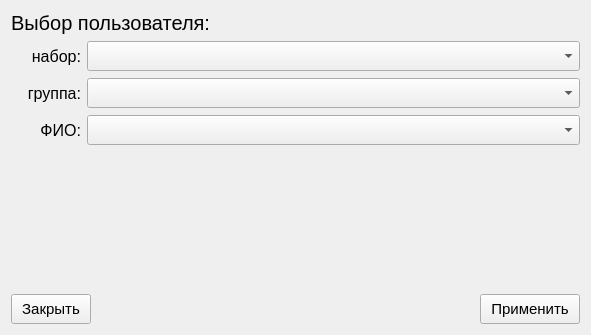
<?xml version="1.0" encoding="UTF-8"?>
<ui version="4.0">
 <class>setUserForm</class>
 <widget class="QWidget" name="setUserForm">
  <property name="geometry">
   <rect>
    <x>0</x>
    <y>0</y>
    <width>591</width>
    <height>335</height>
   </rect>
  </property>
  <property name="windowTitle">
   <string>Form</string>
  </property>
  <layout class="QHBoxLayout" name="horizontalLayout_6">
   <item>
    <layout class="QVBoxLayout" name="verticalLayout">
     <item>
      <widget class="QLabel" name="label">
       <property name="font">
        <font>
         <pointsize>15</pointsize>
        </font>
       </property>
       <property name="text">
        <string>Выбор пользователя:</string>
       </property>
      </widget>
     </item>
     <item>
      <layout class="QHBoxLayout" name="horizontalLayout_2">
       <item>
        <widget class="QLabel" name="typeGroupLabel_2">
         <property name="maximumSize">
          <size>
           <width>70</width>
           <height>16777215</height>
          </size>
         </property>
         <property name="font">
          <font>
           <pointsize>12</pointsize>
          </font>
         </property>
         <property name="text">
          <string>набор:</string>
         </property>
         <property name="alignment">
          <set>Qt::AlignRight|Qt::AlignTrailing|Qt::AlignVCenter</set>
         </property>
        </widget>
       </item>
       <item>
        <widget class="QComboBox" name="kursComboBox">
         <property name="minimumSize">
          <size>
           <width>0</width>
           <height>30</height>
          </size>
         </property>
         <property name="font">
          <font>
           <pointsize>12</pointsize>
          </font>
         </property>
        </widget>
       </item>
      </layout>
     </item>
     <item>
      <spacer name="verticalSpacer">
       <property name="orientation">
        <enum>Qt::Vertical</enum>
       </property>
       <property name="sizeType">
        <enum>QSizePolicy::Fixed</enum>
       </property>
       <property name="sizeHint" stdset="0">
        <size>
         <width>20</width>
         <height>1</height>
        </size>
       </property>
      </spacer>
     </item>
     <item>
      <layout class="QHBoxLayout" name="horizontalLayout_3">
       <item>
        <widget class="QLabel" name="typeGroupLabel_3">
         <property name="maximumSize">
          <size>
           <width>70</width>
           <height>16777215</height>
          </size>
         </property>
         <property name="font">
          <font>
           <pointsize>12</pointsize>
          </font>
         </property>
         <property name="text">
          <string>группа:</string>
         </property>
         <property name="alignment">
          <set>Qt::AlignRight|Qt::AlignTrailing|Qt::AlignVCenter</set>
         </property>
        </widget>
       </item>
       <item>
        <widget class="QComboBox" name="groupComboBox">
         <property name="minimumSize">
          <size>
           <width>0</width>
           <height>30</height>
          </size>
         </property>
         <property name="font">
          <font>
           <pointsize>12</pointsize>
          </font>
         </property>
        </widget>
       </item>
      </layout>
     </item>
     <item>
      <spacer name="verticalSpacer_2">
       <property name="orientation">
        <enum>Qt::Vertical</enum>
       </property>
       <property name="sizeType">
        <enum>QSizePolicy::Fixed</enum>
       </property>
       <property name="sizeHint" stdset="0">
        <size>
         <width>20</width>
         <height>1</height>
        </size>
       </property>
      </spacer>
     </item>
     <item>
      <layout class="QHBoxLayout" name="horizontalLayout_4">
       <item>
        <widget class="QLabel" name="typeGroupLabel_4">
         <property name="maximumSize">
          <size>
           <width>70</width>
           <height>16777215</height>
          </size>
         </property>
         <property name="font">
          <font>
           <pointsize>12</pointsize>
          </font>
         </property>
         <property name="text">
          <string>ФИО:</string>
         </property>
         <property name="alignment">
          <set>Qt::AlignRight|Qt::AlignTrailing|Qt::AlignVCenter</set>
         </property>
        </widget>
       </item>
       <item>
        <widget class="QComboBox" name="cadetComboBox">
         <property name="minimumSize">
          <size>
           <width>0</width>
           <height>30</height>
          </size>
         </property>
         <property name="font">
          <font>
           <pointsize>12</pointsize>
          </font>
         </property>
        </widget>
       </item>
      </layout>
     </item>
     <item>
      <spacer name="verticalSpacer_3">
       <property name="orientation">
        <enum>Qt::Vertical</enum>
       </property>
       <property name="sizeType">
        <enum>QSizePolicy::Fixed</enum>
       </property>
       <property name="sizeHint" stdset="0">
        <size>
         <width>20</width>
         <height>1</height>
        </size>
       </property>
      </spacer>
     </item>
     <item>
      <layout class="QHBoxLayout" name="horizontalLayout"/>
     </item>
     <item>
      <spacer name="verticalSpacer_4">
       <property name="orientation">
        <enum>Qt::Vertical</enum>
       </property>
       <property name="sizeHint" stdset="0">
        <size>
         <width>20</width>
         <height>40</height>
        </size>
       </property>
      </spacer>
     </item>
     <item>
      <layout class="QHBoxLayout" name="horizontalLayout_5">
       <item>
        <widget class="QPushButton" name="exitButton">
         <property name="minimumSize">
          <size>
           <width>80</width>
           <height>30</height>
          </size>
         </property>
         <property name="font">
          <font>
           <pointsize>11</pointsize>
          </font>
         </property>
         <property name="text">
          <string>Закрыть</string>
         </property>
        </widget>
       </item>
       <item>
        <spacer name="horizontalSpacer">
         <property name="orientation">
          <enum>Qt::Horizontal</enum>
         </property>
         <property name="sizeHint" stdset="0">
          <size>
           <width>40</width>
           <height>20</height>
          </size>
         </property>
        </spacer>
       </item>
       <item>
        <widget class="QPushButton" name="setUserButton">
         <property name="minimumSize">
          <size>
           <width>100</width>
           <height>30</height>
          </size>
         </property>
         <property name="font">
          <font>
           <pointsize>11</pointsize>
          </font>
         </property>
         <property name="text">
          <string>Применить</string>
         </property>
        </widget>
       </item>
      </layout>
     </item>
    </layout>
   </item>
  </layout>
 </widget>
 <resources/>
 <connections/>
</ui>
